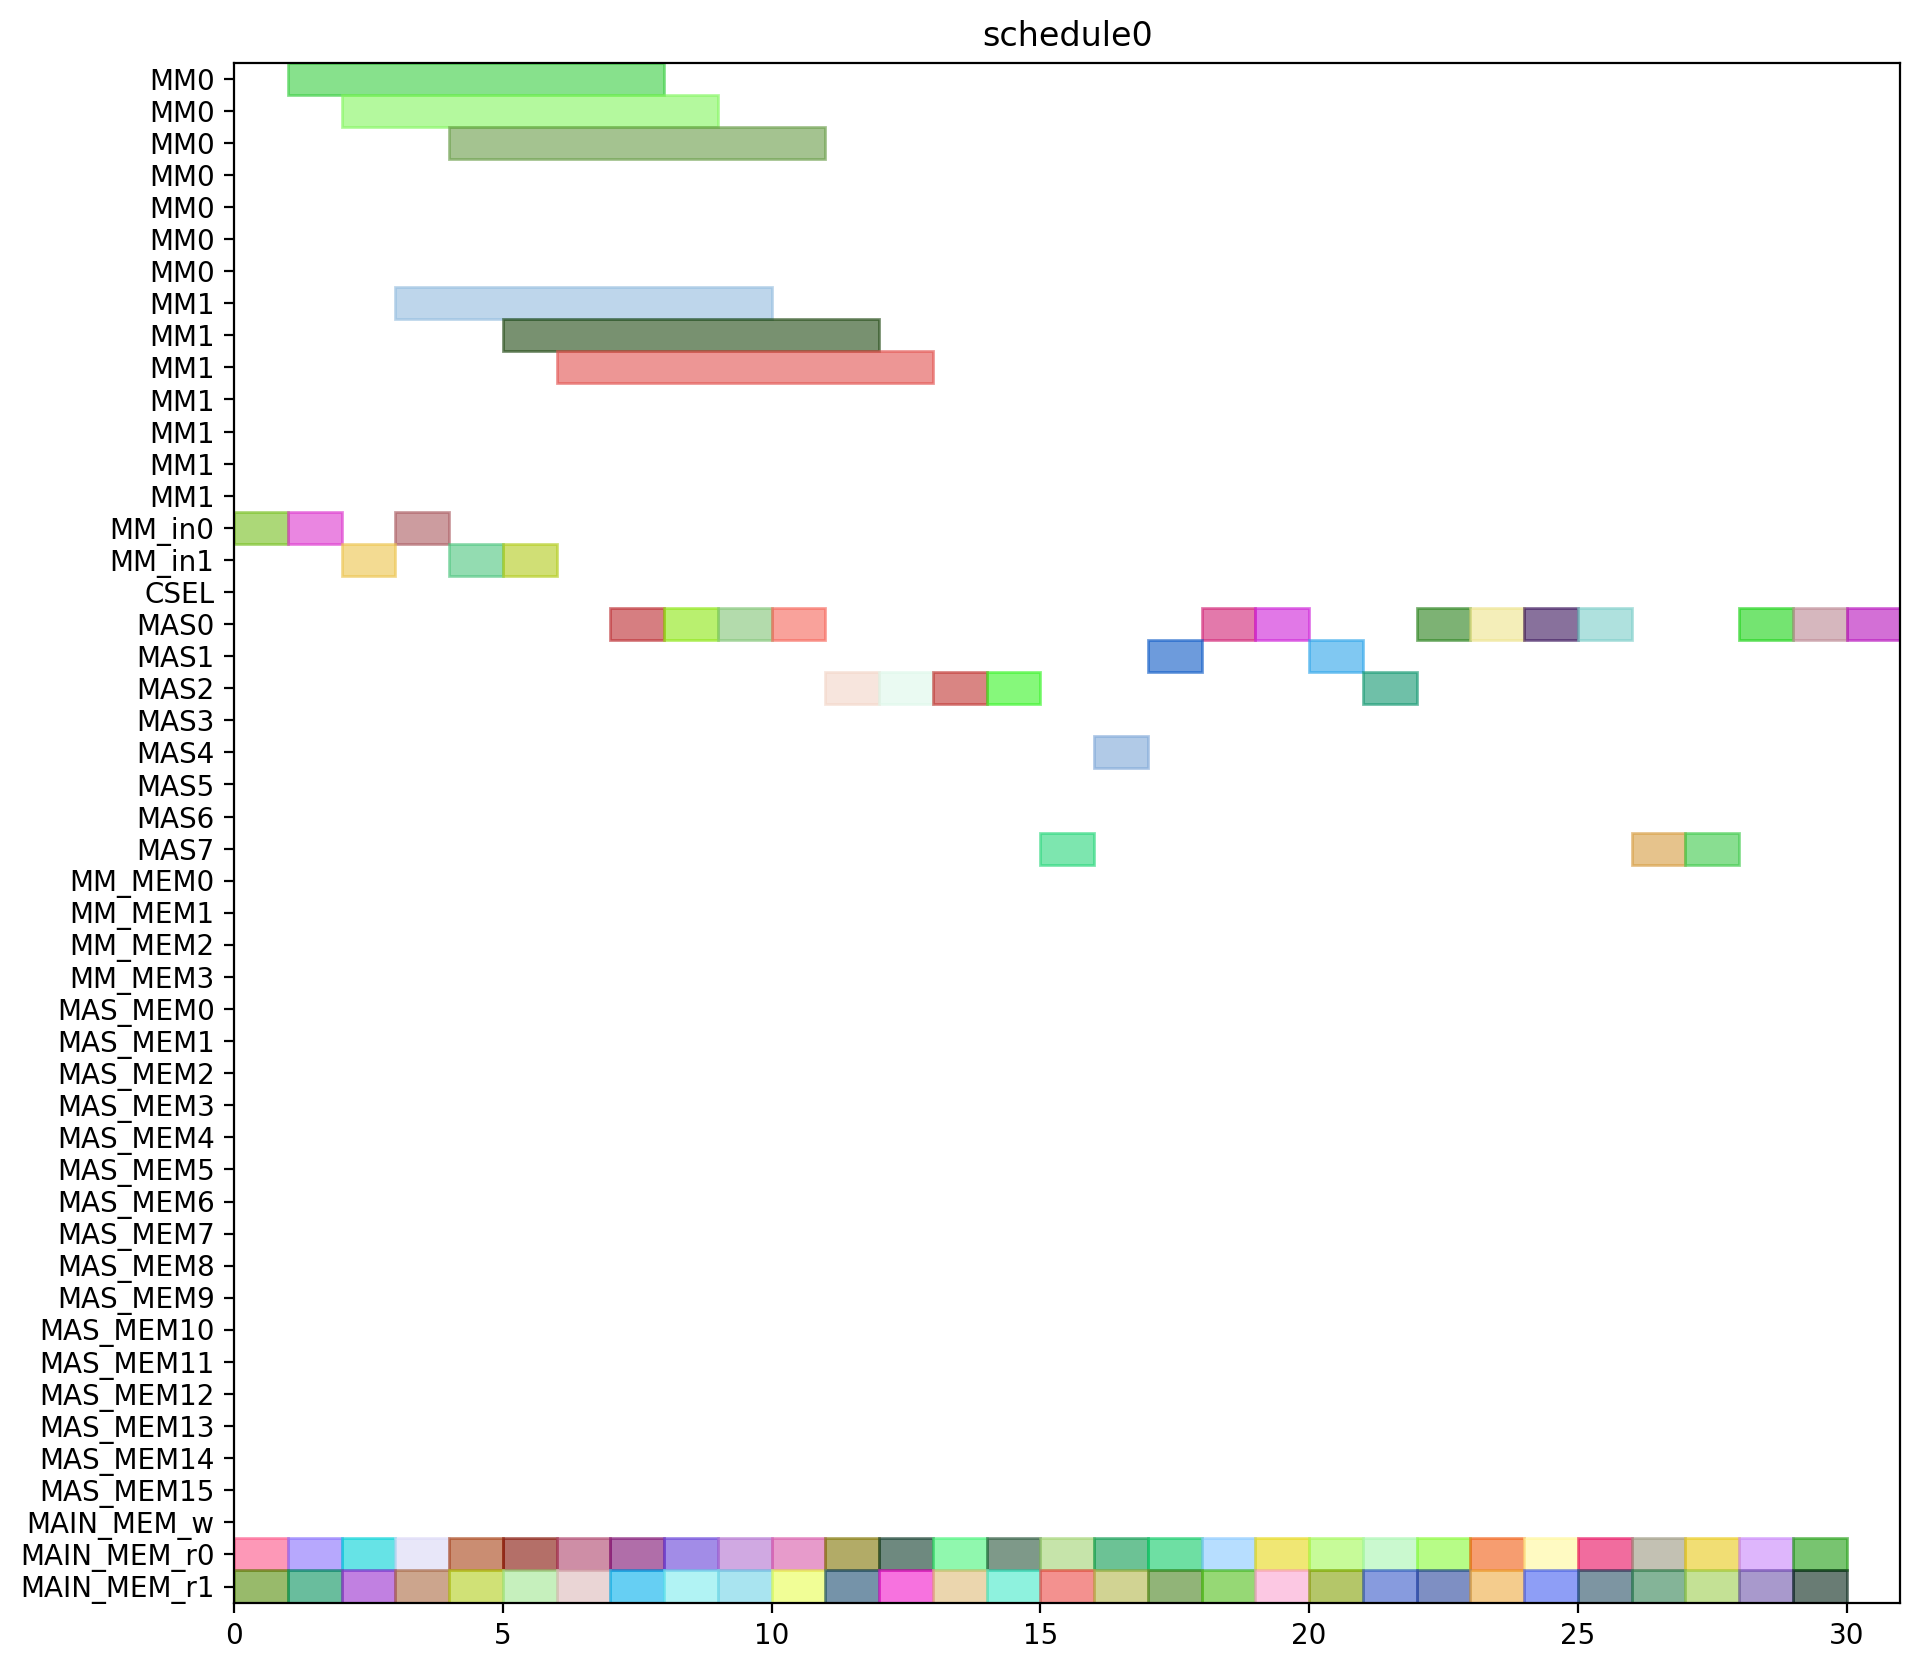

Here is the Python script that generated this plot:
from pyschedule import Scenario, solvers, plotters, alt


def solve():
	horizon = 120
	S = Scenario("schedule0", horizon=horizon)

	# resource
	MM = S.Resources('MM', num=2, size=7)
	MM_in = S.Resources('MM_in', num=2)
	CSEL = S.Resource('CSEL')
	MAS = S.Resources('MAS', num=8, size=1, periods=range(1, horizon))
	MM_MEM = S.Resources('MM_MEM', num=4)
	MAS_MEM = S.Resources('MAS_MEM', num=16)
	MAIN_MEM_w = S.Resource('MAIN_MEM_w', size=1)
	MAIN_MEM_r = S.Resources('MAIN_MEM_r', num=2)

	# result of previous scheduling

	# new tasks
	c_t0_a1_0 = S.Task('c_t0_a1_0', length=1, delay_cost=1)
	c_t0_a1_0 += alt(MAS)
	c_t0_a1_0_mem0 = S.Task('c_t0_a1_0_mem0', length=1, delay_cost=1)
	c_t0_a1_0_mem0 += MAIN_MEM_r[0]
	S += c_t0_a1_0_mem0 <= c_t0_a1_0

	c_t0_a1_0_mem1 = S.Task('c_t0_a1_0_mem1', length=1, delay_cost=1)
	c_t0_a1_0_mem1 += MAIN_MEM_r[1]
	S += c_t0_a1_0_mem1 <= c_t0_a1_0

	c_t0_a1_1 = S.Task('c_t0_a1_1', length=1, delay_cost=1)
	c_t0_a1_1 += alt(MAS)
	c_t0_a1_1_mem0 = S.Task('c_t0_a1_1_mem0', length=1, delay_cost=1)
	c_t0_a1_1_mem0 += MAIN_MEM_r[0]
	S += c_t0_a1_1_mem0 <= c_t0_a1_1

	c_t0_a1_1_mem1 = S.Task('c_t0_a1_1_mem1', length=1, delay_cost=1)
	c_t0_a1_1_mem1 += MAIN_MEM_r[1]
	S += c_t0_a1_1_mem1 <= c_t0_a1_1

	c_t0_t10 = S.Task('c_t0_t10', length=1, delay_cost=1)
	c_t0_t10 += alt(MAS)
	c_t0_t10_mem0 = S.Task('c_t0_t10_mem0', length=1, delay_cost=1)
	c_t0_t10_mem0 += MAIN_MEM_r[0]
	S += c_t0_t10_mem0 <= c_t0_t10

	c_t0_t10_mem1 = S.Task('c_t0_t10_mem1', length=1, delay_cost=1)
	c_t0_t10_mem1 += MAIN_MEM_r[1]
	S += c_t0_t10_mem1 <= c_t0_t10

	c_t0_t11 = S.Task('c_t0_t11', length=1, delay_cost=1)
	c_t0_t11 += alt(MAS)
	c_t0_t11_mem0 = S.Task('c_t0_t11_mem0', length=1, delay_cost=1)
	c_t0_t11_mem0 += MAIN_MEM_r[0]
	S += c_t0_t11_mem0 <= c_t0_t11

	c_t0_t11_mem1 = S.Task('c_t0_t11_mem1', length=1, delay_cost=1)
	c_t0_t11_mem1 += MAIN_MEM_r[1]
	S += c_t0_t11_mem1 <= c_t0_t11

	c_t0_t3_t0 = S.Task('c_t0_t3_t0', length=7, delay_cost=1)
	c_t0_t3_t0 += alt(MM)
	c_t0_t3_t0_in = S.Task('c_t0_t3_t0_in', length=1, delay_cost=1)
	c_t0_t3_t0_in += alt(MM_in)
	S += c_t0_t3_t0_in*MM_in[0]<=c_t0_t3_t0*MM[0]
	S += c_t0_t3_t0_in*MM_in[1]<=c_t0_t3_t0*MM[1]
	c_t0_t3_t0_mem0 = S.Task('c_t0_t3_t0_mem0', length=1, delay_cost=1)
	c_t0_t3_t0_mem0 += MAIN_MEM_r[0]
	S += c_t0_t3_t0_mem0 <= c_t0_t3_t0

	c_t0_t3_t0_mem1 = S.Task('c_t0_t3_t0_mem1', length=1, delay_cost=1)
	c_t0_t3_t0_mem1 += MAIN_MEM_r[1]
	S += c_t0_t3_t0_mem1 <= c_t0_t3_t0

	c_t0_t3_t1 = S.Task('c_t0_t3_t1', length=7, delay_cost=1)
	c_t0_t3_t1 += alt(MM)
	c_t0_t3_t1_in = S.Task('c_t0_t3_t1_in', length=1, delay_cost=1)
	c_t0_t3_t1_in += alt(MM_in)
	S += c_t0_t3_t1_in*MM_in[0]<=c_t0_t3_t1*MM[0]
	S += c_t0_t3_t1_in*MM_in[1]<=c_t0_t3_t1*MM[1]
	c_t0_t3_t1_mem0 = S.Task('c_t0_t3_t1_mem0', length=1, delay_cost=1)
	c_t0_t3_t1_mem0 += MAIN_MEM_r[0]
	S += c_t0_t3_t1_mem0 <= c_t0_t3_t1

	c_t0_t3_t1_mem1 = S.Task('c_t0_t3_t1_mem1', length=1, delay_cost=1)
	c_t0_t3_t1_mem1 += MAIN_MEM_r[1]
	S += c_t0_t3_t1_mem1 <= c_t0_t3_t1

	c_t0_t3_t2 = S.Task('c_t0_t3_t2', length=1, delay_cost=1)
	c_t0_t3_t2 += alt(MAS)
	c_t0_t3_t2_mem0 = S.Task('c_t0_t3_t2_mem0', length=1, delay_cost=1)
	c_t0_t3_t2_mem0 += MAIN_MEM_r[0]
	S += c_t0_t3_t2_mem0 <= c_t0_t3_t2

	c_t0_t3_t2_mem1 = S.Task('c_t0_t3_t2_mem1', length=1, delay_cost=1)
	c_t0_t3_t2_mem1 += MAIN_MEM_r[1]
	S += c_t0_t3_t2_mem1 <= c_t0_t3_t2

	c_t0_t3_t3 = S.Task('c_t0_t3_t3', length=1, delay_cost=1)
	c_t0_t3_t3 += alt(MAS)
	c_t0_t3_t3_mem0 = S.Task('c_t0_t3_t3_mem0', length=1, delay_cost=1)
	c_t0_t3_t3_mem0 += MAIN_MEM_r[0]
	S += c_t0_t3_t3_mem0 <= c_t0_t3_t3

	c_t0_t3_t3_mem1 = S.Task('c_t0_t3_t3_mem1', length=1, delay_cost=1)
	c_t0_t3_t3_mem1 += MAIN_MEM_r[1]
	S += c_t0_t3_t3_mem1 <= c_t0_t3_t3

	c_t1_a1_0 = S.Task('c_t1_a1_0', length=1, delay_cost=1)
	c_t1_a1_0 += alt(MAS)
	c_t1_a1_0_mem0 = S.Task('c_t1_a1_0_mem0', length=1, delay_cost=1)
	c_t1_a1_0_mem0 += MAIN_MEM_r[0]
	S += c_t1_a1_0_mem0 <= c_t1_a1_0

	c_t1_a1_0_mem1 = S.Task('c_t1_a1_0_mem1', length=1, delay_cost=1)
	c_t1_a1_0_mem1 += MAIN_MEM_r[1]
	S += c_t1_a1_0_mem1 <= c_t1_a1_0

	c_t1_a1_1 = S.Task('c_t1_a1_1', length=1, delay_cost=1)
	c_t1_a1_1 += alt(MAS)
	c_t1_a1_1_mem0 = S.Task('c_t1_a1_1_mem0', length=1, delay_cost=1)
	c_t1_a1_1_mem0 += MAIN_MEM_r[0]
	S += c_t1_a1_1_mem0 <= c_t1_a1_1

	c_t1_a1_1_mem1 = S.Task('c_t1_a1_1_mem1', length=1, delay_cost=1)
	c_t1_a1_1_mem1 += MAIN_MEM_r[1]
	S += c_t1_a1_1_mem1 <= c_t1_a1_1

	c_t1_t10 = S.Task('c_t1_t10', length=1, delay_cost=1)
	c_t1_t10 += alt(MAS)
	c_t1_t10_mem0 = S.Task('c_t1_t10_mem0', length=1, delay_cost=1)
	c_t1_t10_mem0 += MAIN_MEM_r[0]
	S += c_t1_t10_mem0 <= c_t1_t10

	c_t1_t10_mem1 = S.Task('c_t1_t10_mem1', length=1, delay_cost=1)
	c_t1_t10_mem1 += MAIN_MEM_r[1]
	S += c_t1_t10_mem1 <= c_t1_t10

	c_t1_t11 = S.Task('c_t1_t11', length=1, delay_cost=1)
	c_t1_t11 += alt(MAS)
	c_t1_t11_mem0 = S.Task('c_t1_t11_mem0', length=1, delay_cost=1)
	c_t1_t11_mem0 += MAIN_MEM_r[0]
	S += c_t1_t11_mem0 <= c_t1_t11

	c_t1_t11_mem1 = S.Task('c_t1_t11_mem1', length=1, delay_cost=1)
	c_t1_t11_mem1 += MAIN_MEM_r[1]
	S += c_t1_t11_mem1 <= c_t1_t11

	c_t1_t3_t0 = S.Task('c_t1_t3_t0', length=7, delay_cost=1)
	c_t1_t3_t0 += alt(MM)
	c_t1_t3_t0_in = S.Task('c_t1_t3_t0_in', length=1, delay_cost=1)
	c_t1_t3_t0_in += alt(MM_in)
	S += c_t1_t3_t0_in*MM_in[0]<=c_t1_t3_t0*MM[0]
	S += c_t1_t3_t0_in*MM_in[1]<=c_t1_t3_t0*MM[1]
	c_t1_t3_t0_mem0 = S.Task('c_t1_t3_t0_mem0', length=1, delay_cost=1)
	c_t1_t3_t0_mem0 += MAIN_MEM_r[0]
	S += c_t1_t3_t0_mem0 <= c_t1_t3_t0

	c_t1_t3_t0_mem1 = S.Task('c_t1_t3_t0_mem1', length=1, delay_cost=1)
	c_t1_t3_t0_mem1 += MAIN_MEM_r[1]
	S += c_t1_t3_t0_mem1 <= c_t1_t3_t0

	c_t1_t3_t1 = S.Task('c_t1_t3_t1', length=7, delay_cost=1)
	c_t1_t3_t1 += alt(MM)
	c_t1_t3_t1_in = S.Task('c_t1_t3_t1_in', length=1, delay_cost=1)
	c_t1_t3_t1_in += alt(MM_in)
	S += c_t1_t3_t1_in*MM_in[0]<=c_t1_t3_t1*MM[0]
	S += c_t1_t3_t1_in*MM_in[1]<=c_t1_t3_t1*MM[1]
	c_t1_t3_t1_mem0 = S.Task('c_t1_t3_t1_mem0', length=1, delay_cost=1)
	c_t1_t3_t1_mem0 += MAIN_MEM_r[0]
	S += c_t1_t3_t1_mem0 <= c_t1_t3_t1

	c_t1_t3_t1_mem1 = S.Task('c_t1_t3_t1_mem1', length=1, delay_cost=1)
	c_t1_t3_t1_mem1 += MAIN_MEM_r[1]
	S += c_t1_t3_t1_mem1 <= c_t1_t3_t1

	c_t1_t3_t2 = S.Task('c_t1_t3_t2', length=1, delay_cost=1)
	c_t1_t3_t2 += alt(MAS)
	c_t1_t3_t2_mem0 = S.Task('c_t1_t3_t2_mem0', length=1, delay_cost=1)
	c_t1_t3_t2_mem0 += MAIN_MEM_r[0]
	S += c_t1_t3_t2_mem0 <= c_t1_t3_t2

	c_t1_t3_t2_mem1 = S.Task('c_t1_t3_t2_mem1', length=1, delay_cost=1)
	c_t1_t3_t2_mem1 += MAIN_MEM_r[1]
	S += c_t1_t3_t2_mem1 <= c_t1_t3_t2

	c_t1_t3_t3 = S.Task('c_t1_t3_t3', length=1, delay_cost=1)
	c_t1_t3_t3 += alt(MAS)
	c_t1_t3_t3_mem0 = S.Task('c_t1_t3_t3_mem0', length=1, delay_cost=1)
	c_t1_t3_t3_mem0 += MAIN_MEM_r[0]
	S += c_t1_t3_t3_mem0 <= c_t1_t3_t3

	c_t1_t3_t3_mem1 = S.Task('c_t1_t3_t3_mem1', length=1, delay_cost=1)
	c_t1_t3_t3_mem1 += MAIN_MEM_r[1]
	S += c_t1_t3_t3_mem1 <= c_t1_t3_t3

	c_t2_a1_0 = S.Task('c_t2_a1_0', length=1, delay_cost=1)
	c_t2_a1_0 += alt(MAS)
	c_t2_a1_0_mem0 = S.Task('c_t2_a1_0_mem0', length=1, delay_cost=1)
	c_t2_a1_0_mem0 += MAIN_MEM_r[0]
	S += c_t2_a1_0_mem0 <= c_t2_a1_0

	c_t2_a1_0_mem1 = S.Task('c_t2_a1_0_mem1', length=1, delay_cost=1)
	c_t2_a1_0_mem1 += MAIN_MEM_r[1]
	S += c_t2_a1_0_mem1 <= c_t2_a1_0

	c_t2_a1_1 = S.Task('c_t2_a1_1', length=1, delay_cost=1)
	c_t2_a1_1 += alt(MAS)
	c_t2_a1_1_mem0 = S.Task('c_t2_a1_1_mem0', length=1, delay_cost=1)
	c_t2_a1_1_mem0 += MAIN_MEM_r[0]
	S += c_t2_a1_1_mem0 <= c_t2_a1_1

	c_t2_a1_1_mem1 = S.Task('c_t2_a1_1_mem1', length=1, delay_cost=1)
	c_t2_a1_1_mem1 += MAIN_MEM_r[1]
	S += c_t2_a1_1_mem1 <= c_t2_a1_1

	c_t2_t10 = S.Task('c_t2_t10', length=1, delay_cost=1)
	c_t2_t10 += alt(MAS)
	c_t2_t10_mem0 = S.Task('c_t2_t10_mem0', length=1, delay_cost=1)
	c_t2_t10_mem0 += MAIN_MEM_r[0]
	S += c_t2_t10_mem0 <= c_t2_t10

	c_t2_t10_mem1 = S.Task('c_t2_t10_mem1', length=1, delay_cost=1)
	c_t2_t10_mem1 += MAIN_MEM_r[1]
	S += c_t2_t10_mem1 <= c_t2_t10

	c_t2_t11 = S.Task('c_t2_t11', length=1, delay_cost=1)
	c_t2_t11 += alt(MAS)
	c_t2_t11_mem0 = S.Task('c_t2_t11_mem0', length=1, delay_cost=1)
	c_t2_t11_mem0 += MAIN_MEM_r[0]
	S += c_t2_t11_mem0 <= c_t2_t11

	c_t2_t11_mem1 = S.Task('c_t2_t11_mem1', length=1, delay_cost=1)
	c_t2_t11_mem1 += MAIN_MEM_r[1]
	S += c_t2_t11_mem1 <= c_t2_t11

	c_t2_t3_t0 = S.Task('c_t2_t3_t0', length=7, delay_cost=1)
	c_t2_t3_t0 += alt(MM)
	c_t2_t3_t0_in = S.Task('c_t2_t3_t0_in', length=1, delay_cost=1)
	c_t2_t3_t0_in += alt(MM_in)
	S += c_t2_t3_t0_in*MM_in[0]<=c_t2_t3_t0*MM[0]
	S += c_t2_t3_t0_in*MM_in[1]<=c_t2_t3_t0*MM[1]
	c_t2_t3_t0_mem0 = S.Task('c_t2_t3_t0_mem0', length=1, delay_cost=1)
	c_t2_t3_t0_mem0 += MAIN_MEM_r[0]
	S += c_t2_t3_t0_mem0 <= c_t2_t3_t0

	c_t2_t3_t0_mem1 = S.Task('c_t2_t3_t0_mem1', length=1, delay_cost=1)
	c_t2_t3_t0_mem1 += MAIN_MEM_r[1]
	S += c_t2_t3_t0_mem1 <= c_t2_t3_t0

	c_t2_t3_t1 = S.Task('c_t2_t3_t1', length=7, delay_cost=1)
	c_t2_t3_t1 += alt(MM)
	c_t2_t3_t1_in = S.Task('c_t2_t3_t1_in', length=1, delay_cost=1)
	c_t2_t3_t1_in += alt(MM_in)
	S += c_t2_t3_t1_in*MM_in[0]<=c_t2_t3_t1*MM[0]
	S += c_t2_t3_t1_in*MM_in[1]<=c_t2_t3_t1*MM[1]
	c_t2_t3_t1_mem0 = S.Task('c_t2_t3_t1_mem0', length=1, delay_cost=1)
	c_t2_t3_t1_mem0 += MAIN_MEM_r[0]
	S += c_t2_t3_t1_mem0 <= c_t2_t3_t1

	c_t2_t3_t1_mem1 = S.Task('c_t2_t3_t1_mem1', length=1, delay_cost=1)
	c_t2_t3_t1_mem1 += MAIN_MEM_r[1]
	S += c_t2_t3_t1_mem1 <= c_t2_t3_t1

	c_t2_t3_t2 = S.Task('c_t2_t3_t2', length=1, delay_cost=1)
	c_t2_t3_t2 += alt(MAS)
	c_t2_t3_t2_mem0 = S.Task('c_t2_t3_t2_mem0', length=1, delay_cost=1)
	c_t2_t3_t2_mem0 += MAIN_MEM_r[0]
	S += c_t2_t3_t2_mem0 <= c_t2_t3_t2

	c_t2_t3_t2_mem1 = S.Task('c_t2_t3_t2_mem1', length=1, delay_cost=1)
	c_t2_t3_t2_mem1 += MAIN_MEM_r[1]
	S += c_t2_t3_t2_mem1 <= c_t2_t3_t2

	c_t2_t3_t3 = S.Task('c_t2_t3_t3', length=1, delay_cost=1)
	c_t2_t3_t3 += alt(MAS)
	c_t2_t3_t3_mem0 = S.Task('c_t2_t3_t3_mem0', length=1, delay_cost=1)
	c_t2_t3_t3_mem0 += MAIN_MEM_r[0]
	S += c_t2_t3_t3_mem0 <= c_t2_t3_t3

	c_t2_t3_t3_mem1 = S.Task('c_t2_t3_t3_mem1', length=1, delay_cost=1)
	c_t2_t3_t3_mem1 += MAIN_MEM_r[1]
	S += c_t2_t3_t3_mem1 <= c_t2_t3_t3

	c_t3000 = S.Task('c_t3000', length=1, delay_cost=1)
	c_t3000 += alt(MAS)
	c_t3000_mem0 = S.Task('c_t3000_mem0', length=1, delay_cost=1)
	c_t3000_mem0 += MAIN_MEM_r[0]
	S += c_t3000_mem0 <= c_t3000

	c_t3000_mem1 = S.Task('c_t3000_mem1', length=1, delay_cost=1)
	c_t3000_mem1 += MAIN_MEM_r[1]
	S += c_t3000_mem1 <= c_t3000

	c_t3001 = S.Task('c_t3001', length=1, delay_cost=1)
	c_t3001 += alt(MAS)
	c_t3001_mem0 = S.Task('c_t3001_mem0', length=1, delay_cost=1)
	c_t3001_mem0 += MAIN_MEM_r[0]
	S += c_t3001_mem0 <= c_t3001

	c_t3001_mem1 = S.Task('c_t3001_mem1', length=1, delay_cost=1)
	c_t3001_mem1 += MAIN_MEM_r[1]
	S += c_t3001_mem1 <= c_t3001

	c_t3010 = S.Task('c_t3010', length=1, delay_cost=1)
	c_t3010 += alt(MAS)
	c_t3010_mem0 = S.Task('c_t3010_mem0', length=1, delay_cost=1)
	c_t3010_mem0 += MAIN_MEM_r[0]
	S += c_t3010_mem0 <= c_t3010

	c_t3010_mem1 = S.Task('c_t3010_mem1', length=1, delay_cost=1)
	c_t3010_mem1 += MAIN_MEM_r[1]
	S += c_t3010_mem1 <= c_t3010

	c_t3011 = S.Task('c_t3011', length=1, delay_cost=1)
	c_t3011 += alt(MAS)
	c_t3011_mem0 = S.Task('c_t3011_mem0', length=1, delay_cost=1)
	c_t3011_mem0 += MAIN_MEM_r[0]
	S += c_t3011_mem0 <= c_t3011

	c_t3011_mem1 = S.Task('c_t3011_mem1', length=1, delay_cost=1)
	c_t3011_mem1 += MAIN_MEM_r[1]
	S += c_t3011_mem1 <= c_t3011

	c_t4000 = S.Task('c_t4000', length=1, delay_cost=1)
	c_t4000 += alt(MAS)
	c_t4000_mem0 = S.Task('c_t4000_mem0', length=1, delay_cost=1)
	c_t4000_mem0 += MAIN_MEM_r[0]
	S += c_t4000_mem0 <= c_t4000

	c_t4000_mem1 = S.Task('c_t4000_mem1', length=1, delay_cost=1)
	c_t4000_mem1 += MAIN_MEM_r[1]
	S += c_t4000_mem1 <= c_t4000

	c_t4001 = S.Task('c_t4001', length=1, delay_cost=1)
	c_t4001 += alt(MAS)
	c_t4001_mem0 = S.Task('c_t4001_mem0', length=1, delay_cost=1)
	c_t4001_mem0 += MAIN_MEM_r[0]
	S += c_t4001_mem0 <= c_t4001

	c_t4001_mem1 = S.Task('c_t4001_mem1', length=1, delay_cost=1)
	c_t4001_mem1 += MAIN_MEM_r[1]
	S += c_t4001_mem1 <= c_t4001

	solvers.mip.solve(S,msg=1,kind='CPLEX',ratio_gap=1.01)

	solution = [['hoge']*len(S.solution()[1]) for i in range(len(S.solution()))]
	for i in range(len(S.solution())):
		for j in range(len(S.solution()[i])):
			solution[i][j]=str(S.solution()[i][j])
	print(solution)

	cycles = int(solution[-1][3])

	pic_file_name = "/home/mfukuda/ABE/multiRAM_multiMAS_16mux/scheduling_result/stage7MM2_stage1MAS8/SQR/schedule0.png"
	if(S.solution() != []):
		plotters.matplotlib.plot(S,img_filename=pic_file_name, show_task_labels=False, fig_size=(cycles*0.25+3, 10))

	return solution
